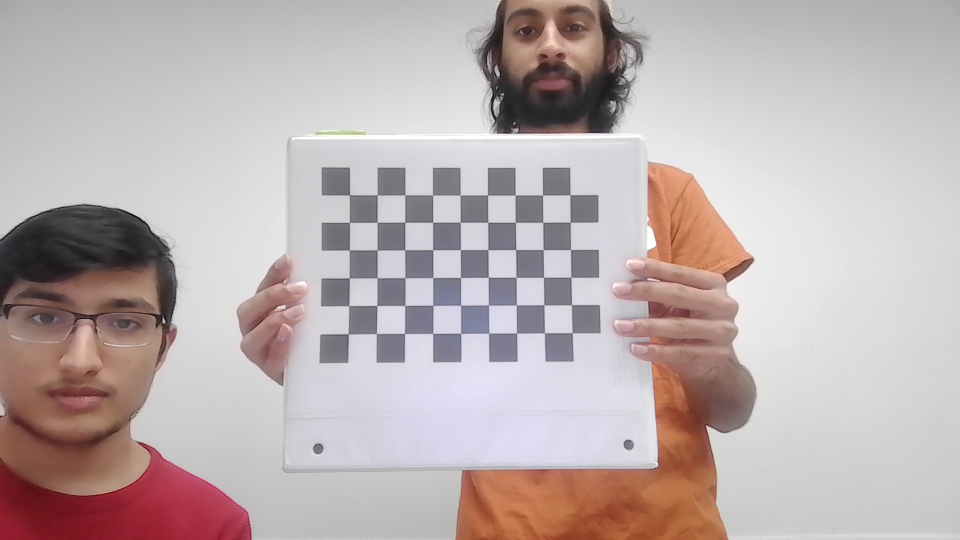
#> input picture reacher/images/WIN_20240505_15_05_03_Pro.jpg, 1920 x 1080 px, given in place of the camera (shown at 1/2 size)
$ python vison.py
#> lines starting #> are read from the running program, lines starting #| are printed output that depends on the picture; after the words box and inside, x2 and y2 are one past the last pixel; in counts of white or black regions, pixels touching at a corner belong together
import cv2
import numpy as np

def main():
    # Start capturing video from the webcam
    cap = cv2.VideoCapture(0)

    cap.set(cv2.CAP_PROP_FRAME_WIDTH, 1920)
    cap.set(cv2.CAP_PROP_FRAME_WIDTH, 1080)

    while True:
        # Get video frame
        conn, frame = cap.read()
#> frame is the input picture: shape (1080, 1920, 3); mean B, G, R 175.7, 176, 188.1

        # check if camera is connected
        if not conn:
            break

        # Chnage from rgb to hsv colorspace
        # better for detecting a red hue rather than red color value
        hsv = cv2.cvtColor(frame, cv2.COLOR_BGR2HSV)
#> hsv: shape (1080, 1920, 3); mean H, S, V 41.8, 27.7, 190.1

        # Define the range of red color in HSV
        lower_red = np.array([0, 120, 70])
        upper_red = np.array([1, 255, 255])
        lower_red_hues = cv2.inRange(hsv, lower_red, upper_red)
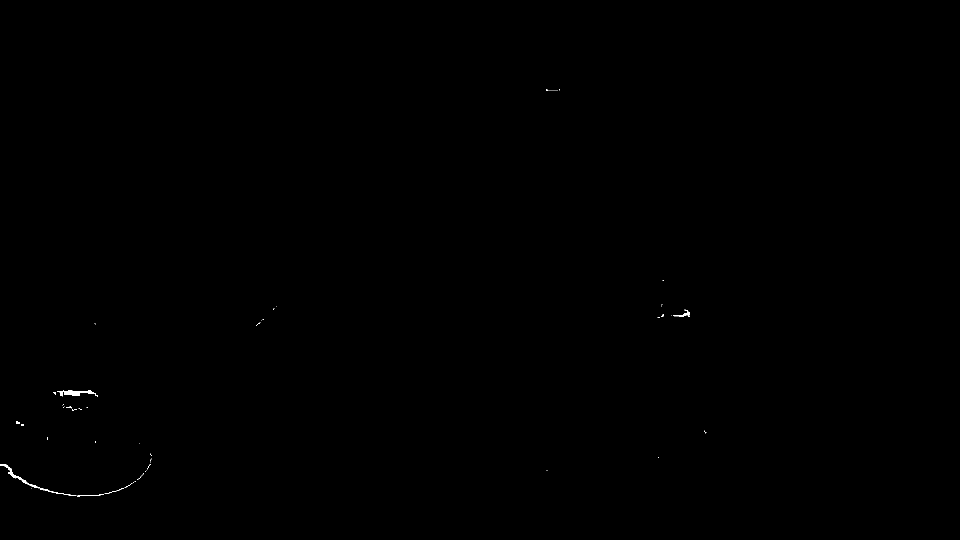
#> lower_red_hues: shape (1080, 1920) (shown at 1/2 size); 0.08% white; 65 white regions (56 under 20 px), largest, box (x1, y1, x2, y2) and area: (0, 928, 153, 992) 589, (114, 780, 196, 793) 499, (1346, 622, 1379, 634) 137

        lower_red = np.array([170, 120, 70])
        upper_red = np.array([180, 255, 255])
        upper_red_hues = cv2.inRange(hsv, lower_red, upper_red)
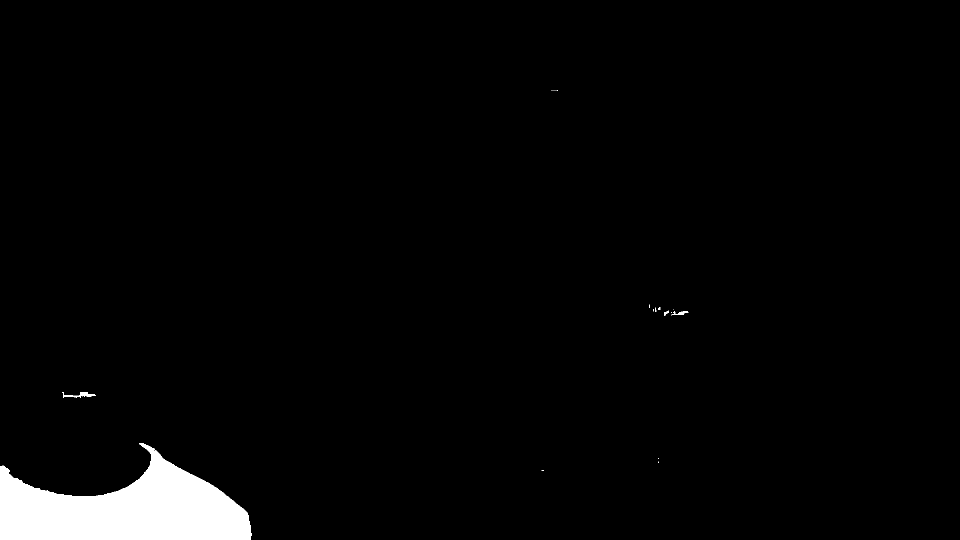
#> upper_red_hues: shape (1080, 1920) (shown at 1/2 size); 2.7% white; 20 white regions (16 under 20 px), largest, box (x1, y1, x2, y2) and area: (0, 886, 503, 1080) 55896, (124, 784, 191, 795) 316, (1343, 622, 1375, 631) 136, (1328, 621, 1337, 632) 51

        # Combine masks for red hues
        mask = lower_red_hues + upper_red_hues
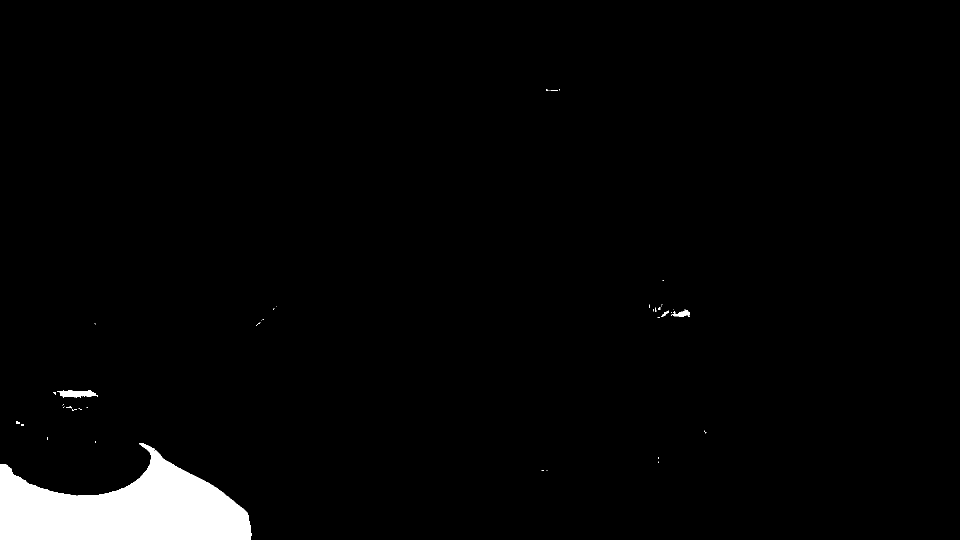
#> mask: shape (1080, 1920) (shown at 1/2 size); 2.8% white; 52 white regions (45 under 20 px)

        # filter the frame for only the masked red pixels
        output_hsv = frame
        # output_hsv[np.where(mask==0)] = 0

        # Find contours in the mask
        contours, _ = cv2.findContours(mask, cv2.RETR_TREE, cv2.CHAIN_APPROX_SIMPLE)
#> contours = 60 contours, 55 with area under 20; largest, box (x1, y1, x2, y2) and area: (0, 886, 503, 1080) 56032, (114, 780, 196, 795) 722, (1343, 619, 1379, 634) 230, (1322, 621, 1337, 634) 52, (32, 842, 40, 848) 25

        # Process each contour
        for contour in contours:
            area = cv2.contourArea(contour)
            # Filter small areas to reduce noise
            if area > 100:
                # Calculate circularity to identify dots
                perimeter = cv2.arcLength(contour, True)
                if perimeter == 0:
                    continue
                circularity = 4 * np.pi * (area / (perimeter * perimeter))
                # Threshold for circularity can be adjusted, closer to 1 is perfect circle
                if circularity > 0.75:  # Adjust circularity threshold as needed
                    # Calculate bounding circle
                    (x, y), radius = cv2.minEnclosingCircle(contour)
                    center = (int(x), int(y))
                    print(center)
                    radius = int(radius)
                    # Draw the circle
                    cv2.circle(output_hsv, center, radius, (0, 255, 0), 2)
#> this loop made 60 passes
#> (area, perimeter, circularity) on passes 6, 29, 43: (56032.5, 1410.6, 0.354), (722.5, 204.8, 0.216), (230, 130.2, 0.17)
#> area on passes 18, 42: 25, 51.5

        # Display the result
        cv2.imshow('Red Dot Tracker', output_hsv)

        # Break the loop when 'q' is pressed
        if cv2.waitKey(1) & 0xFF == ord('q'):
#> (key q is pressed here)
            break

    # Release the video capture object and close all OpenCV windows
    cap.release()
    cv2.destroyAllWindows()

if __name__ == '__main__':
    main()
